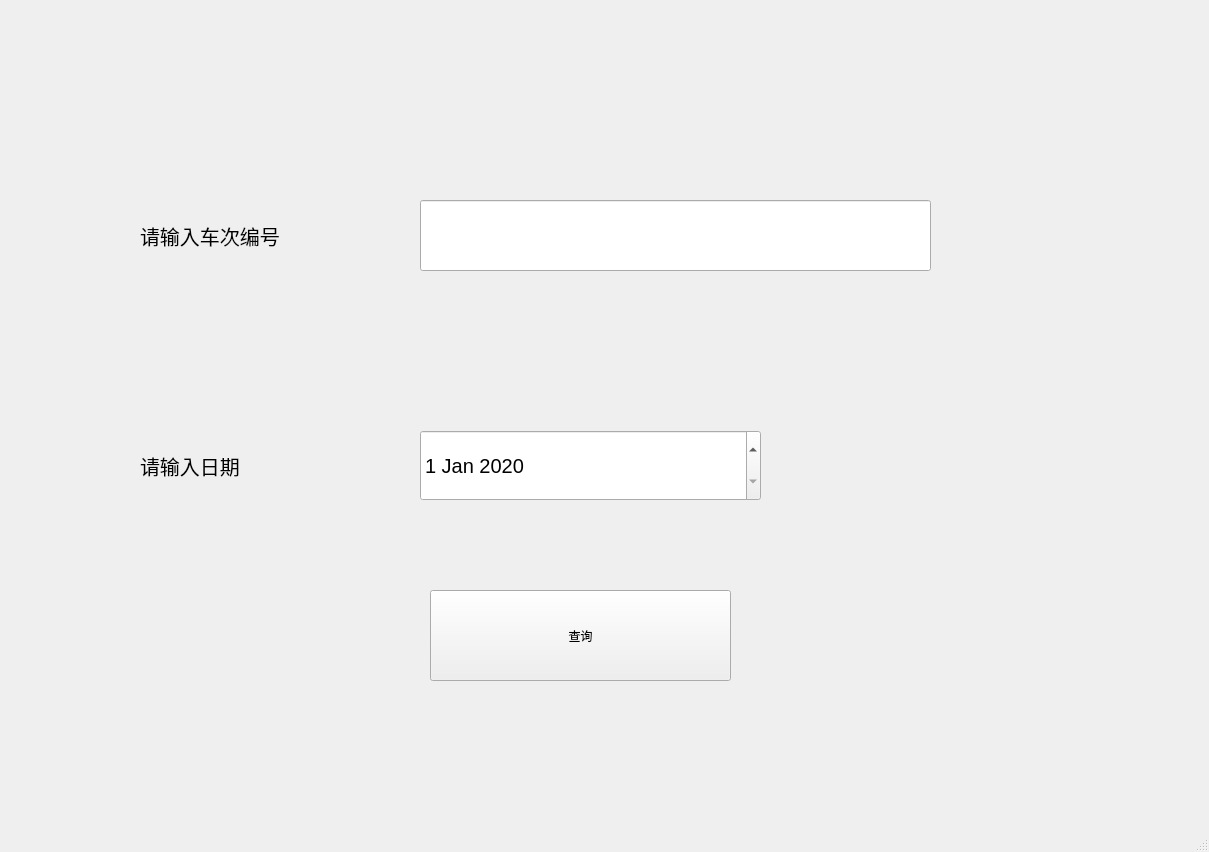
<?xml version="1.0" encoding="UTF-8"?>
<ui version="4.0">
 <class>MainWindow</class>
 <widget class="QMainWindow" name="MainWindow">
  <property name="geometry">
   <rect>
    <x>0</x>
    <y>0</y>
    <width>1209</width>
    <height>852</height>
   </rect>
  </property>
  <property name="windowTitle">
   <string>危险车次查询</string>
  </property>
  <widget class="QWidget" name="centralwidget">
   <widget class="QLabel" name="label">
    <property name="geometry">
     <rect>
      <x>140</x>
      <y>170</y>
      <width>261</width>
      <height>131</height>
     </rect>
    </property>
    <property name="font">
     <font>
      <pointsize>15</pointsize>
     </font>
    </property>
    <property name="text">
     <string>请输入车次编号</string>
    </property>
   </widget>
   <widget class="QLabel" name="label_2">
    <property name="geometry">
     <rect>
      <x>140</x>
      <y>400</y>
      <width>261</width>
      <height>131</height>
     </rect>
    </property>
    <property name="font">
     <font>
      <pointsize>15</pointsize>
     </font>
    </property>
    <property name="text">
     <string>请输入日期</string>
    </property>
   </widget>
   <widget class="QLineEdit" name="number">
    <property name="geometry">
     <rect>
      <x>420</x>
      <y>200</y>
      <width>511</width>
      <height>71</height>
     </rect>
    </property>
   </widget>
   <widget class="QPushButton" name="button1">
    <property name="geometry">
     <rect>
      <x>430</x>
      <y>590</y>
      <width>301</width>
      <height>91</height>
     </rect>
    </property>
    <property name="text">
     <string>查询</string>
    </property>
   </widget>
   <widget class="QDateEdit" name="date">
    <property name="geometry">
     <rect>
      <x>420</x>
      <y>430</y>
      <width>341</width>
      <height>71</height>
     </rect>
    </property>
    <property name="font">
     <font>
      <pointsize>15</pointsize>
     </font>
    </property>
    <property name="date">
     <date>
      <year>2020</year>
      <month>1</month>
      <day>1</day>
     </date>
    </property>
   </widget>
  </widget>
  <widget class="QMenuBar" name="menubar">
   <property name="geometry">
    <rect>
     <x>0</x>
     <y>0</y>
     <width>1209</width>
     <height>30</height>
    </rect>
   </property>
  </widget>
  <widget class="QStatusBar" name="statusbar"/>
 </widget>
 <resources/>
 <connections/>
</ui>
